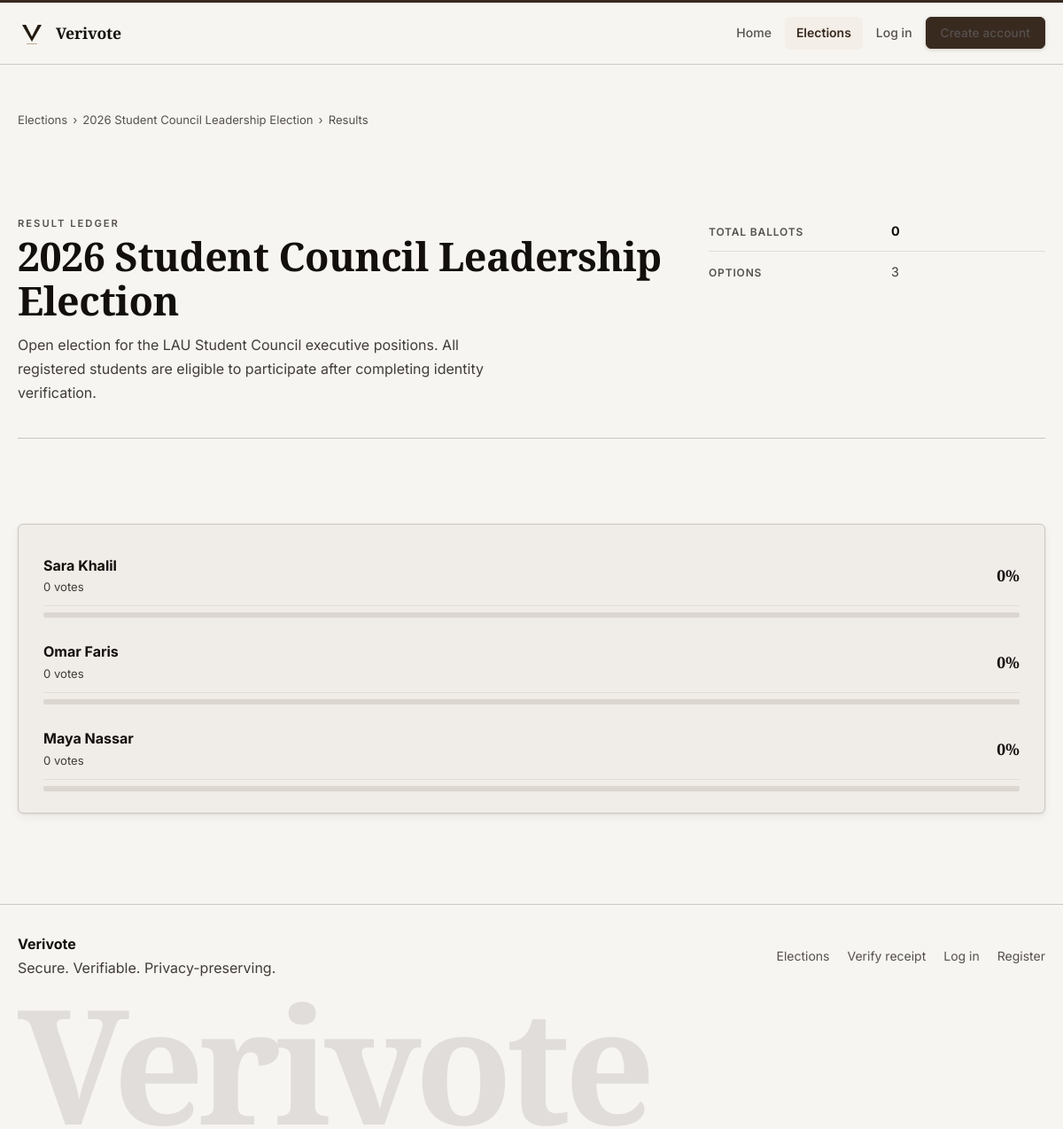
Screenshot of /results.php?event=3 with the database file from the repository.
### tables this page shows
CREATE TABLE events (
    id BIGINT UNSIGNED AUTO_INCREMENT PRIMARY KEY,
    created_by BIGINT UNSIGNED NOT NULL,
    title VARCHAR(200) NOT NULL,
    slug VARCHAR(220) NOT NULL UNIQUE,
    description TEXT NOT NULL,
    ballot_type ENUM('single_choice') NOT NULL DEFAULT 'single_choice',
    status ENUM('draft', 'scheduled', 'active', 'closed', 'archived') NOT NULL DEFAULT 'draft',
    start_at DATETIME NOT NULL,
    end_at DATETIME NOT NULL,
    timezone VARCHAR(80) NOT NULL DEFAULT 'UTC',
    result_visibility ENUM('private', 'public_after_close', 'public_live') NOT NULL DEFAULT 'public_after_close',
    personal_verification_enabled TINYINT(1) NOT NULL DEFAULT 1,
    public_audit_enabled TINYINT(1) NOT NULL DEFAULT 1,
    allow_self_registration TINYINT(1) NOT NULL DEFAULT 1,
    max_votes_per_token TINYINT UNSIGNED NOT NULL DEFAULT 1,
    verification_policy ENUM('all_required', 'any_one', 'custom') NOT NULL DEFAULT 'all_required',
    eligibility_rules TEXT NULL,
    event_notice TEXT NULL,
    created_at TIMESTAMP NOT NULL DEFAULT CURRENT_TIMESTAMP,
    updated_at TIMESTAMP NOT NULL DEFAULT CURRENT_TIMESTAMP ON UPDATE CURRENT_TIMESTAMP,
    CONSTRAINT fk_events_creator FOREIGN KEY (created_by) REFERENCES users(id)
);

CREATE TABLE candidates_or_options (
    id BIGINT UNSIGNED AUTO_INCREMENT PRIMARY KEY,
    event_id BIGINT UNSIGNED NOT NULL,
    option_label VARCHAR(190) NOT NULL,
    option_description TEXT NULL,
    display_order INT UNSIGNED NOT NULL DEFAULT 1,
    is_active TINYINT(1) NOT NULL DEFAULT 1,
    created_at TIMESTAMP NOT NULL DEFAULT CURRENT_TIMESTAMP,
    CONSTRAINT fk_candidates_event FOREIGN KEY (event_id) REFERENCES events(id) ON DELETE CASCADE
);

### config/database.php (called while the page is built, shortened)
<?php
function db(): PDO
{
    static $pdo = null;
    if ($pdo instanceof PDO) {
        return $pdo;
    }
    $config = app_config('db');
    $dsn = sprintf(
        'mysql:host=%s;port=%s;dbname=%s;charset=%s',
        $config['host'],
        $config['port'],
        $config['name'],
        $config['charset']
    );
    $pdo = new PDO($dsn, $config['user'], $config['pass'], [
        PDO::ATTR_ERRMODE => PDO::ERRMODE_EXCEPTION,
        PDO::ATTR_DEFAULT_FETCH_MODE => PDO::FETCH_ASSOC,
        PDO::ATTR_EMULATE_PREPARES => false,
    ]);
    return $pdo;
}

### includes/helpers.php (called while the page is built, shortened)
<?php
function app_config(?string $key = null, mixed $default = null): mixed
{
    global $appConfig;
    $segments = explode('.', $key);
    $value = $appConfig;
    foreach ($segments as $segment) {
        $value = $value[$segment];
    }
    return $value;
}
function app_base_path(): string
{
    static $cached = null;
    if (is_string($cached)) {
        return $cached;
    }
    $documentRoot = realpath((string) ($_SERVER['DOCUMENT_ROOT'] ?? ''));
    $projectRoot = realpath(BASE_PATH);
    $documentRoot = str_replace('\\', '/', $documentRoot);
    $projectRoot = str_replace('\\', '/', $projectRoot);
    if ($projectRoot === $documentRoot) {
        $cached = '';
        return $cached;
    }
    $prefix = rtrim($documentRoot, '/') . '/';
    $relative = trim(substr($projectRoot, strlen($prefix)), '/');
    $cached = $relative === '' ? '' : '/' . $relative;
    return $cached;
}
function base_url(string $path = ''): string
{
    $appUrl = (string) app_config('app_url', '');
    $path = '/' . ltrim($path, '/');
    $basePath = app_base_path();
    if ($basePath === '') {
        return $path;
    }
    return $path === '/' ? $basePath . '/' : $basePath . $path;
}
function e(null|string|int|float $value): string
{
    return htmlspecialchars((string) $value, ENT_QUOTES | ENT_SUBSTITUTE, 'UTF-8');
}
function fetch_one(string $sql, array $params = []): ?array
{
    $statement = db()->prepare($sql);
    $statement->execute($params);
    $row = $statement->fetch();
    return $row ?: null;
}
function fetch_all(string $sql, array $params = []): array
{
    $statement = db()->prepare($sql);
    $statement->execute($params);
    return $statement->fetchAll();
}
function can_view_public_results(array $event): bool
{
    if ($event['result_visibility'] === 'public_live') {
        return true;
    }
    return false;
}
function fetch_event_by_id(int $eventId): ?array
{
    return fetch_one(
        'SELECT events.*, users.full_name AS creator_name
         FROM events
         INNER JOIN users ON users.id = events.created_by
         WHERE events.id = :event_id',
        ['event_id' => $eventId]
    );
}
function compute_event_results(int $eventId): array
{
    $rows = fetch_all(
        'SELECT co.id, co.option_label, COUNT(ballots.id) AS total_votes
         FROM candidates_or_options co
         LEFT JOIN ballots ON ballots.candidate_option_id = co.id
         WHERE co.event_id = :event_id AND co.is_active = 1
         GROUP BY co.id, co.option_label
         ORDER BY total_votes DESC, co.display_order ASC',
        ['event_id' => $eventId]
    );
    $total = array_sum(array_map(static fn(array $row): int => (int) $row['total_votes'], $rows));
    return ['rows' => $rows, 'total' => $total];
}

### results.php (the view, shortened to what this page needs)
<?php
$eventId = (int) ($_GET['event'] ?? 0);
$event           = fetch_event_by_id($eventId);
include __DIR__ . '/includes/header.php';
?>
<?php if (!$event || !can_view_public_results($event)): ?>
    <section class="section section--top">
        <div class="alert alert--warning">Results for this election are not public yet. <a href="<?= e(base_url('/events.php')); ?>" style="color:inherit;text-decoration:underline;">Back to elections</a></div>
    </section>
<?php else: ?>
    <?php
    $results  = compute_event_results((int) $event['id']);
    ?>
    <section class="section section--top" data-reveal>
        <div class="breadcrumb" style="margin-bottom:16px;">
            <a href="<?= e(base_url('/events.php')); ?>">Elections</a>
            <span>&rsaquo;</span>
            <a href="<?= e(base_url('/event.php?event=' . $event['id'])); ?>"><?= e($event['title']); ?></a>
            <span>&rsaquo;</span>
            <span>Results</span>
        </div>
        <div class="page-intro">
            <div>
                <span class="eyebrow">Result ledger</span>
                <h1><?= e($event['title']); ?></h1>
                <?php if ($event['description']): ?>
                    <p style="margin-top:12px;"><?= e($event['description']); ?></p>
                <?php endif; ?>
            </div>
            <div class="def-list">
                <dl>
                    <div class="def-row">
                        <dt>Total ballots</dt>
                        <dd><strong><?= e((string) $results['total']); ?></strong></dd>
                    </div>
                    <div class="def-row">
                        <dt>Options</dt>
                        <dd><?= e((string) count($results['rows'])); ?></dd>
                    </div>
                </dl>
            </div>
        </div>
    </section>
    <section class="section" data-reveal>
        <article class="results-strip">
            <?php foreach ($results['rows'] as $row): ?>
                <div class="result-bar">
                    <div class="list-row" style="padding:10px 0;">
                        <div>
                            <strong><?= e($row['option_label']); ?></strong>
                            <p style="font-size:0.82rem;"><?= e((string) $row['total_votes']); ?> vote<?= $row['total_votes'] != 1 ? 's' : ''; ?></p>
                        </div>
                        <strong style="font-size:1.1rem; font-family:'Playfair Display',serif;"><?= e((string) $row['percentage']); ?>%</strong>
                    </div>
                    <div class="result-bar__track">
                    </div>
                </div>
            <?php endforeach; ?>
        </article>
    </section>
<?php endif; ?>
<?php include __DIR__ . '/includes/footer.php'; ?>

### assets/css/app.css (style rules this page uses)
:root { --canvas: oklch(97% 0.006 75); --surface: oklch(94.5% 0.007 73); --surface-alt: oklch(91% 0.009 70); --surface-deep: oklch(88% 0.010 68); --ink: oklch(17% 0.008 55); --ink-2: oklch(36% 0.010 58); --ink-3: oklch(44% 0.009 62); --rule: oklch(83% 0.008 72); --rule-soft: oklch(90% 0.006 74); --accent: oklch(30% 0.028 55); --accent-dark: oklch(22% 0.022 52); --accent-over: oklch(97% 0.005 75); --accent-tint: oklch(95% 0.010 72); --success: oklch(38% 0.10 150); --success-tint: oklch(94% 0.03 145); --warning: oklch(52% 0.11 68); --warning-tint: oklch(95% 0.04 75); --danger: oklch(40% 0.13 22); --danger-tint: oklch(95% 0.04 20); --container: min(1180px, calc(100vw - 40px)); --radius: 6px; --shadow: 0 1px 3px oklch(17% 0.008 55 / 0.07), 0 4px 12px oklch(17% 0.008 55 / 0.05); --shadow-lg: 0 2px 8px oklch(17% 0.008 55 / 0.07), 0 12px 32px oklch(17% 0.008 55 / 0.08); --hero-bg: oklch(16% 0.008 55); --hero-surface: oklch(22% 0.009 57); --hero-rule: oklch(35% 0.008 58); --hero-ink: oklch(93% 0.006 74); --hero-ink-2: oklch(64% 0.007 68); }
*, *::before, *::after { box-sizing: border-box; }
html { scroll-behavior: smooth; }
dl { margin: 0; padding: 0; }
body { margin: 0; min-height: 100vh; background: var(--canvas); color: var(--ink); font-family: "Inter", system-ui, sans-serif; font-size: 1rem; line-height: 1.6; -webkit-font-smoothing: antialiased; }
a { color: inherit; text-decoration: none; }
h1, h2, h3, h4 { margin: 0; }
h1, h2 { font-family: "Playfair Display", Georgia, serif; font-weight: 700; line-height: 1.12; letter-spacing: -0.01em; color: var(--ink); }
p { margin: 0; color: var(--ink-2); line-height: 1.7; max-width: 68ch; }
strong { color: var(--ink); }
.eyebrow { display: inline-flex; align-items: center; font-size: 0.70rem; font-weight: 600; text-transform: uppercase; letter-spacing: 0.18em; color: var(--ink-3); }
.hero-rail, .panel, .table-wrap, .list-shell, .auth-shell, .results-strip, .ledger { border: 1px solid var(--rule); border-radius: var(--radius); background: var(--surface); box-shadow: var(--shadow); }
.section { width: var(--container); margin: 0 auto; display: grid; gap: 28px; }
.section--top { padding-top: 52px; }
.list-shell, .ledger, .results-strip { padding: 24px 28px; }
.list-row { padding: 14px 0; border-bottom: 1px solid var(--rule-soft); display: flex; align-items: center; justify-content: space-between; gap: 16px; }
.results-strip { display: grid; gap: 16px; }
.result-bar { display: grid; gap: 7px; }
.result-bar__track { height: 6px; border-radius: 2px; background: var(--surface-deep); overflow: hidden; }
[data-reveal] { opacity: 0; transform: translateY(14px); transition: opacity 0.5s ease, transform 0.5s ease; }
[data-reveal].is-visible { opacity: 1; transform: translateY(0); }
.page-intro { padding: 48px 0 36px; border-bottom: 1px solid var(--rule); margin-bottom: 36px; display: grid; grid-template-columns: minmax(0, 1fr) minmax(0, 380px); gap: 40px; align-items: start; }
.page-intro h1 { font-size: clamp(1.9rem, 4vw, 2.8rem); }
.page-intro p { max-width: 55ch; }
.page-intro > .def-list { align-self: start; }
.def-list { display: grid; gap: 0; }
.def-row { display: grid; grid-template-columns: minmax(150px, 190px) minmax(0, 1fr); gap: 16px; padding: 11px 0; border-bottom: 1px solid var(--rule-soft); align-items: baseline; }
.def-row:last-child { border-bottom: 0; }
.def-row dt { font-size: 0.75rem; font-weight: 600; color: var(--ink-3); text-transform: uppercase; letter-spacing: 0.07em; }
.def-row dd { margin: 0; font-size: 0.9rem; color: var(--ink-2); }
.breadcrumb { display: flex; align-items: center; gap: 6px; font-size: 0.82rem; color: var(--ink-3); }
.breadcrumb a { color: var(--ink-3); text-decoration: none; }
.breadcrumb span { color: var(--ink-3); }

### rows the page displays
events: title "2026 Student Council Leadership Election", description "Open election for the LAU Student Council executive positions. All registered students are eligible to participate after completing identity verification."
candidates_or_options: option_label "Sara Khalil", total_votes "0", percentage "0"
candidates_or_options: option_label "Omar Faris", total_votes "0", percentage "0"
candidates_or_options: option_label "Maya Nassar", total_votes "0", percentage "0"

### other values shown
$results['total'] "0"
count($results['rows']) "3"
